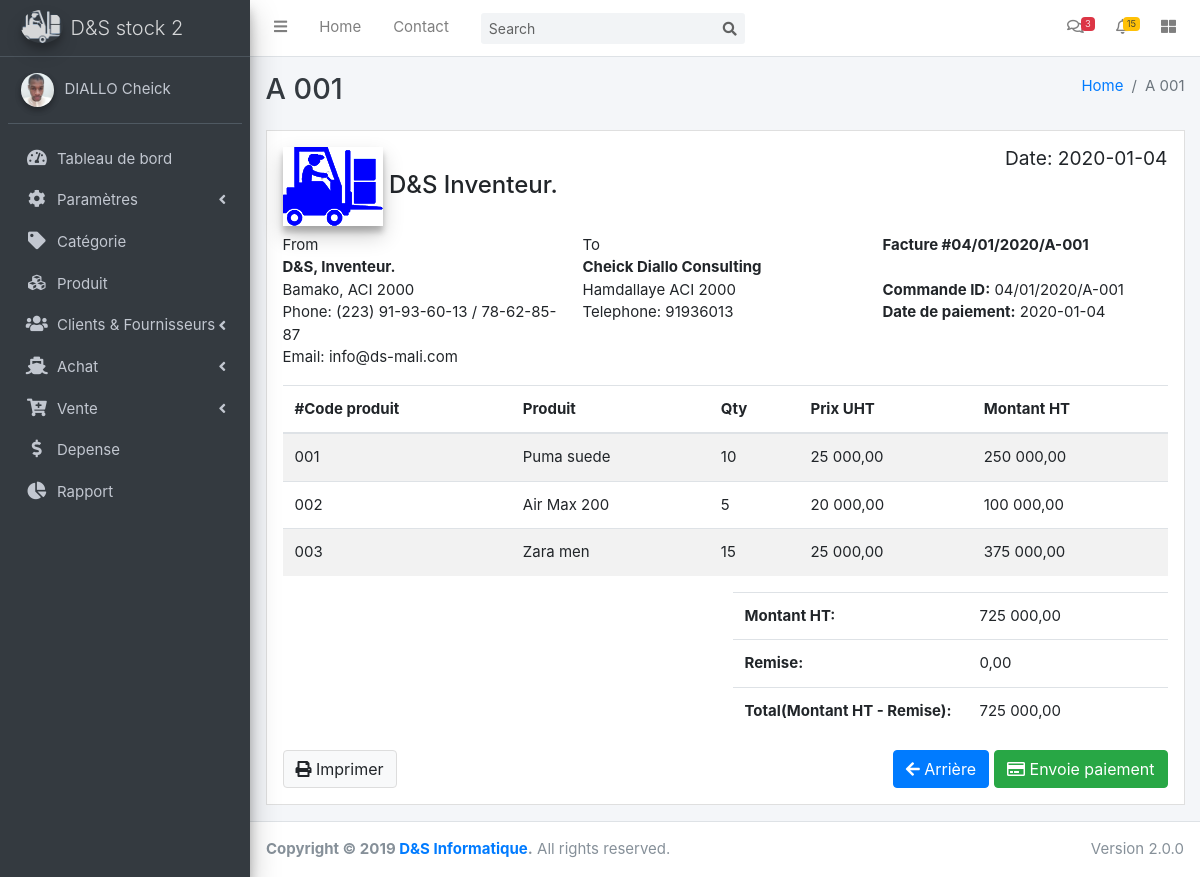
The app's page /detail_facture_achat.php?id=04/01/2020/A-001 with its own data.
### tables this page shows
CREATE TABLE `transaction` (
  `id_transaction` int(11) NOT NULL,
  `num_facture` varchar(20) NOT NULL,
  `client_fournisseur` int(11) NOT NULL,
  `montant` decimal(9,2) NOT NULL,
  `remise` decimal(9,2) NOT NULL,
  `montant_paye` decimal(9,2) NOT NULL,
  `remarque` text DEFAULT NULL,
  `type` int(1) NOT NULL,
  `transaction_date` varchar(10) DEFAULT NULL,
  `ajouter_par` int(11) NOT NULL
);

CREATE TABLE `fournisseur` (
  `ref_fournisseur` int(11) NOT NULL,
  `nom_fournisseur` varchar(65) NOT NULL,
  `prenom_fournisseur` varchar(65) NOT NULL,
  `societe` varchar(255) DEFAULT NULL,
  `adresse` text DEFAULT NULL,
  `telephone` varchar(13) DEFAULT NULL
);

CREATE TABLE `produit` (
  `id_produit` int(11) NOT NULL,
  `nom_produit` varchar(100) NOT NULL,
  `code_produit` varchar(13) NOT NULL,
  `categorie` int(11) NOT NULL,
  `marque` int(11) NOT NULL,
  `prix_achat` decimal(8,2) NOT NULL,
  `prix_vente` decimal(8,2) NOT NULL,
  `stock` int(4) NOT NULL DEFAULT 0,
  `stock_encours` int(11) DEFAULT 0,
  `statut` int(1) NOT NULL,
  `image` varchar(65) DEFAULT NULL,
  `ajouter_par` int(11) DEFAULT NULL,
  `created_at` date DEFAULT current_timestamp()
);

CREATE TABLE `detail` (
  `Detail_num` int(11) NOT NULL,
  `Detail_com` varchar(20) NOT NULL,
  `Detail_ref` varchar(10) NOT NULL,
  `Detail_qte` smallint(6) NOT NULL,
  `type` int(1) NOT NULL,
  `date_commande` varchar(10) NOT NULL
);

### detail_facture_achat.php (the view, shortened to what this page needs)
<?php
include('includes/db_connexion.php');
$id = $_GET['id'];
$query ="SELECT t.num_facture, t.client_fournisseur, t.montant, t.remise,t.montant_paye, t.transaction_date, d.Detail_com, d.Detail_ref, d.Detail_qte, p.id_produit, p.nom_produit, p.code_produit, p.prix_vente, f.ref_fournisseur, f.societe FROM transaction t, fournisseur f, detail d, produit p WHERE t.client_fournisseur = f.ref_fournisseur AND t.num_facture = d.Detail_com AND d.Detail_ref = p.id_produit AND t.num_facture= '".$id."'";
$statement = $connect->prepare($query);
$statement->execute();
$result = $statement->fetchAll();
$total_row = $statement->rowCount();
$query2 ="SELECT t.id_transaction, t.num_facture, t.client_fournisseur, t.montant, t.montant_paye, t.type, t.transaction_date, f.ref_fournisseur, f.societe, f.adresse, f.telephone FROM transaction t, fournisseur f WHERE t.client_fournisseur = f.ref_fournisseur AND t.num_facture= '".$id."'";
$statement2 = $connect->prepare($query2);
$statement2->execute();
$result2 = $statement2->fetchAll();
$total_row2 = $statement2->rowCount();
$totalht = 0.00;
include('includes/header.php');
?>
          <div class="col-12">
            <div class="invoice p-3 mb-3">
              <?php if ($total_row2 > 0){ foreach ($result2 as $row2){?>
              <div class="row">
                <div class="col-12">
                  <h4>
                    <img src="dist/img/icon_stock.png" alt="AdminLTE Logo" class="brand-image elevation-3"> D&S Inventeur.
                    <small class="float-right">Date: <?php echo $row2['transaction_date'];?></small>
                  </h4>
                </div>
              </div>
              <div class="row invoice-info">
                <div class="col-sm-4 invoice-col">
                  From
                  <address>
                    <strong>D&S, Inventeur.</strong><br>
                    Bamako, ACI 2000 <br>
                    Phone: (223) 91-93-60-13 / 78-62-85-87<br>
                    Email: info@ds-mali.com
                  </address>
                </div>
                <div class="col-sm-4 invoice-col">
                  To
                  <address>
                    <strong><?php echo $row2['societe'];?></strong><br>
                    <?php echo $row2['adresse'];?><br>
                    Telephone: <?php echo $row2['telephone'];?><br>
                  </address>
                </div>
                <div class="col-sm-4 invoice-col">
                  <b>Facture #<?php echo $row2['num_facture']?></b><br>
                  <br>
                  <b>Commande ID:</b> <?php echo $row2['num_facture']?><br>
                  <b>Date de paiement:</b> <?php echo $row2['transaction_date']?><br>
                </div>
                <?php }}?>
              </div>
              <div class="row">
                <div class="col-12 table-responsive">
                  <table class="table table-striped">
                    <thead>
                    <tr>
                      <th>#Code produit</th>
                      <th>Produit</th>
                      <th>Qty</th>
                      <th>Prix UHT</th>
                      <th>Montant HT</th>
                    </tr>
                    </thead>
                    <tbody>
                    <?php if ($total_row > 0){ foreach ($result as $row){ ?>
                    <tr>
                      <td><?php echo $row['code_produit']?></td>
                      <td><?php echo $row['nom_produit']?></td>
                      <td><?php echo $row['Detail_qte']?></td>
                      <td><?php echo number_format($row['prix_vente'], 2, ',', ' ')?></td>
                      <td><?php $mth = $row['Detail_qte'] * $row['prix_vente']; echo number_format($mth, 2, ',', ' ');?></td>
                    </tr>
               		<?php $totalht = $totalht + $mth; $remise = $row['remise'];}}?>
                    </tbody>
                  </table>
                </div>
              </div>
              <div class="row">
                <div class="col-6">
                </div>
                <div class="col-6">
                  <div class="table-responsive">
                    <table class="table">
                      <tr>
                        <th style="width:54%">Montant HT:</th>
                        <td><?php echo number_format($totalht, 2, ',', ' ');?></td>
                      </tr>
                      <tr>
                        <th>Remise:</th>
                        <td><?php echo number_format($remise, 2, ',', ' ');?></td>
                      </tr>
                      <tr>
                        <th>Total(Montant HT - Remise):</th>
                        <td><?php $mtotalht = $totalht - $remise; echo number_format($mtotalht, 2, ',', ' ')?></td>
                      </tr>
                    </table>
                  </div>
                </div>
              </div>
              <div class="row no-print">
                <div class="col-12">
                  <a type="button" id="printInvoice" class="btn btn-default"><i class="fas fa-print"></i> Imprimer</a>
                  <button type="button" class="btn btn-success float-right"><i class="far fa-credit-card"></i> Envoie paiement
                  </button>
                  <button type="button" id="retour" class="btn btn-primary float-right" style="margin-right: 5px;">
                    <i class="fas fa-arrow-left"></i> Arrière
                  </button>
                </div>
              </div>
            </div>
        </div>
<?php include('includes/footer.php');?>

### includes/header.php (shortened to what this page needs)
<?php $link = $_SERVER['REQUEST_URI'];
$url_en_cours=substr($link,strripos($link,"/")+1);
$url_en_cours = str_replace(".php","",str_replace("-"," ",$url_en_cours));
$url_en_cours = strtoupper(substr($url_en_cours,0,1)).substr($url_en_cours,1);
?>
<!DOCTYPE html>
<html lang="en">
<head>
  <link rel="stylesheet" href="plugins/jquery-ui/jquery-ui.css">
  <link rel="stylesheet" href="plugins/fontawesome-free/css/all.min.css">
  <link rel="stylesheet" href="dist/css/adminlte.min.css">
</head>
<body class="hold-transition sidebar-mini" style=" font-size: 15px !important;">
<div class="wrapper">
<?php include ('includes/navbar.php');?>
<aside class="main-sidebar sidebar-dark-primary elevation-4">
<a href="index.php" class="brand-link">
  <img src="dist/img/logo_stock.png" alt="AdminLTE Logo" class="brand-image img-circle elevation-3"
           style="opacity: .8">
  <span class="brand-text font-weight-light">D&S stock 2</span>
</a>
<div class="sidebar">
  <div class="user-panel mt-3 pb-3 mb-3 d-flex">
    <div class="image">
      <img src="dist/img/admin.jpg" class="img-circle elevation-2" alt="User Image">
    </div>
    <div class="info">
      <a href="#" class="d-block">DIALLO Cheick</a>
    </div>
  </div>
  <?php include ('includes/menu.php')?>
</div>
</aside>
<div class="content-wrapper">
  <div class="content-header">
    <div class="container-fluid">
      <div class="row mb-2">
        <div class="col-sm-6">
          <h1 class="m-0 text-dark"><?php if($url_en_cours == "Index")echo ("Tableau de bord"); else echo $url_en_cours;?></h1>
        </div>
        <div class="col-sm-6">
          <ol class="breadcrumb float-sm-right">
            <li class="breadcrumb-item"><a href="#">Home</a></li>
            <li class="breadcrumb-item active"><?php if($url_en_cours == "Index")echo ("Tableau de bord"); else echo $url_en_cours;?></li>
          </ol>
        </div>
      </div>
    </div>
  </div>
    <div class="content">
      <div class="container-fluid">
        <div class="row">

### includes/navbar.php (shortened to what this page needs)
<nav class="main-header navbar navbar-expand navbar-white navbar-light">
    <ul class="navbar-nav">
      <li class="nav-item">
        <a class="nav-link" data-widget="pushmenu" href="#"><i class="fas fa-bars"></i></a>
      </li>
      <li class="nav-item d-none d-sm-inline-block">
        <a href="index3.html" class="nav-link">Home</a>
      </li>
      <li class="nav-item d-none d-sm-inline-block">
        <a href="#" class="nav-link">Contact</a>
      </li>
    </ul>
    <form class="form-inline ml-3">
      <div class="input-group input-group-sm">
        <input class="form-control form-control-navbar" type="search" placeholder="Search" aria-label="Search">
        <div class="input-group-append">
          <button class="btn btn-navbar" type="submit">
            <i class="fas fa-search"></i>
          </button>
        </div>
      </div>
    </form>
    <ul class="navbar-nav ml-auto">
      <li class="nav-item dropdown">
        <a class="nav-link" data-toggle="dropdown" href="#">
          <i class="far fa-comments"></i>
          <span class="badge badge-danger navbar-badge">3</span>
        </a>
      </li>
      <li class="nav-item dropdown">
        <a class="nav-link" data-toggle="dropdown" href="#">
          <span class="badge badge-warning navbar-badge">15</span>
        </a>
      </li>
      <li class="nav-item">
        <a class="nav-link" data-widget="control-sidebar" data-slide="true" href="#"><i
            class="fas fa-th-large"></i></a>
      </li>
    </ul>
  </nav>

### includes/menu.php (shortened to what this page needs)
<nav class="mt-2">
    <ul class="nav nav-pills nav-sidebar flex-column" data-widget="treeview" role="menu" data-accordion="false">
      <li class="nav-item">
          <a href="./index.php" <?php if($link == "/stock_final/index.php") echo $active; else echo("class=nav-link");?>>
            <i class="nav-icon fas fa-tachometer-alt"></i>
            <p>Tableau de bord</p>
          </a>
      </li>
      <li <?php if($link == "/stock_final/user.php" OR $link == "/stock_final/reglages.php") echo $menu; else echo("class=nav-item has-treeview");  ?>>
        <a href="#" <?php if($link == "/stock_final/user.php" OR $link == "/stock_final/reglages.php") echo $active; else echo("class=nav-link");?>>
            <i class="nav-icon fas fa-cog"></i>
            <p>
              Paramètres
              <i class="right fas fa-angle-left"></i>
            </p>
        </a>
      </li>
      <li class="nav-item">
          <a href="./categorie.php" <?php if($link == "/stock_final/categorie.php") echo $active; else echo("class=nav-link");?>>
            <i class="nav-icon fas fa-tag"></i>
            <p>Catégorie</p>
          </a>
      </li>
      <li class="nav-item">
        <a href="./produit.php" <?php if($link == "/stock_final/produit.php") echo $active; else echo("class=nav-link");?>>
          <i class="nav-icon fas fa-cubes"></i>
          <p>
            Produit
          </p>
        </a>
      </li>
      <li <?php if($link == "/stock_final/client.php" OR $link =="/stock_final/fournisseur.php") echo $menu; else echo("class=nav-item has-treeview"); ?>>
        <a href="#" <?php if($link == "/stock_final/client.php" OR $link == "/stock_final/fournisseur.php") echo $active; else echo("class=nav-link");?>>
            <i class="nav-icon fas fa-users"></i>
            <p>
              Clients & Fournisseurs
              <i class="right fas fa-angle-left"></i>
            </p>
        </a>
      </li>
      <li <?php if($link == "/stock_final/liste_achat.php" OR $link =="/stock_final/achat_fournisseur.php") echo $menu; else echo("class=nav-item has-treeview"); ?>>
        <a href="#" <?php if($link == "/stock_final/liste_achat.php" OR $link == "/stock_final/achat_fournisseur.php") echo $active; else echo("class=nav-link");?>>
            <i class="nav-icon fas fa-ship"></i>
            <p>
              Achat
              <i class="right fas fa-angle-left"></i>
            </p>
        </a>
      </li>
      <li <?php if($link == "/stock_final/liste_vente.php" OR $link =="/stock_final/vente.php") echo $menu; else echo("class=nav-item has-treeview"); ?>>
        <a href="#" <?php if($link == "/stock_final/liste_vente.php" OR $link == "/stock_final/vente.php") echo $active; else echo("class=nav-link");?>>
            <i class="nav-icon fas fa-cart-plus"></i>
            <p>
              Vente
              <i class="right fas fa-angle-left"></i>
            </p>
        </a>
      </li>
      <li class="nav-item">
        <a href="./depense.php" <?php if($link == "/stock_final/depense.php") echo $active; else echo("class=nav-link");?>>
          <i class="nav-icon fas fa-dollar-sign"></i>
          <p>
            Depense
          </p>
        </a>
      </li>
      <li class="nav-item">
        <a href="./rapport.php" <?php if($link == "/stock_final/rapport.php") echo $active; else echo("class=nav-link");?>>
          <i class="nav-icon fas fa-chart-pie"></i>
          <p>
            Rapport
          </p>
        </a>
      </li>
    </ul>
</nav>

### includes/footer.php (shortened to what this page needs)
        </div>
      </div>
    </div>
  </div>
  <footer class="main-footer">
    <div class="float-right d-none d-sm-inline">
      Version 2.0.0
    </div>
    <strong>Copyright &copy; 2019 <a href="#">D&S Informatique</a>.</strong> All rights reserved.
  </footer>
</div>
</body>
</html>

### records on screen
transaction: transaction_date "2020-01-04", fournisseur.societe "Cheick Diallo Consulting", fournisseur.adresse "Hamdallaye ACI 2000", fournisseur.telephone "91936013", num_facture "04/01/2020/A-001", produit.code_produit "001", produit.nom_produit "Puma suede", detail.Detail_qte "10", produit.prix_vente "25 000,00", detail.Detail_qte "250 000,00", produit.code_produit "002", produit.nom_produit "Air Max 200", detail.Detail_qte "5", produit.prix_vente "20 000,00", detail.Detail_qte "100 000,00", produit.code_produit "003", produit.nom_produit "Zara men", detail.Detail_qte "15", detail.Detail_qte "375 000,00", remise "0,00", remise "725 000,00"

### other values on screen
$url_en_cours "A 001"
$totalht "725 000,00"
